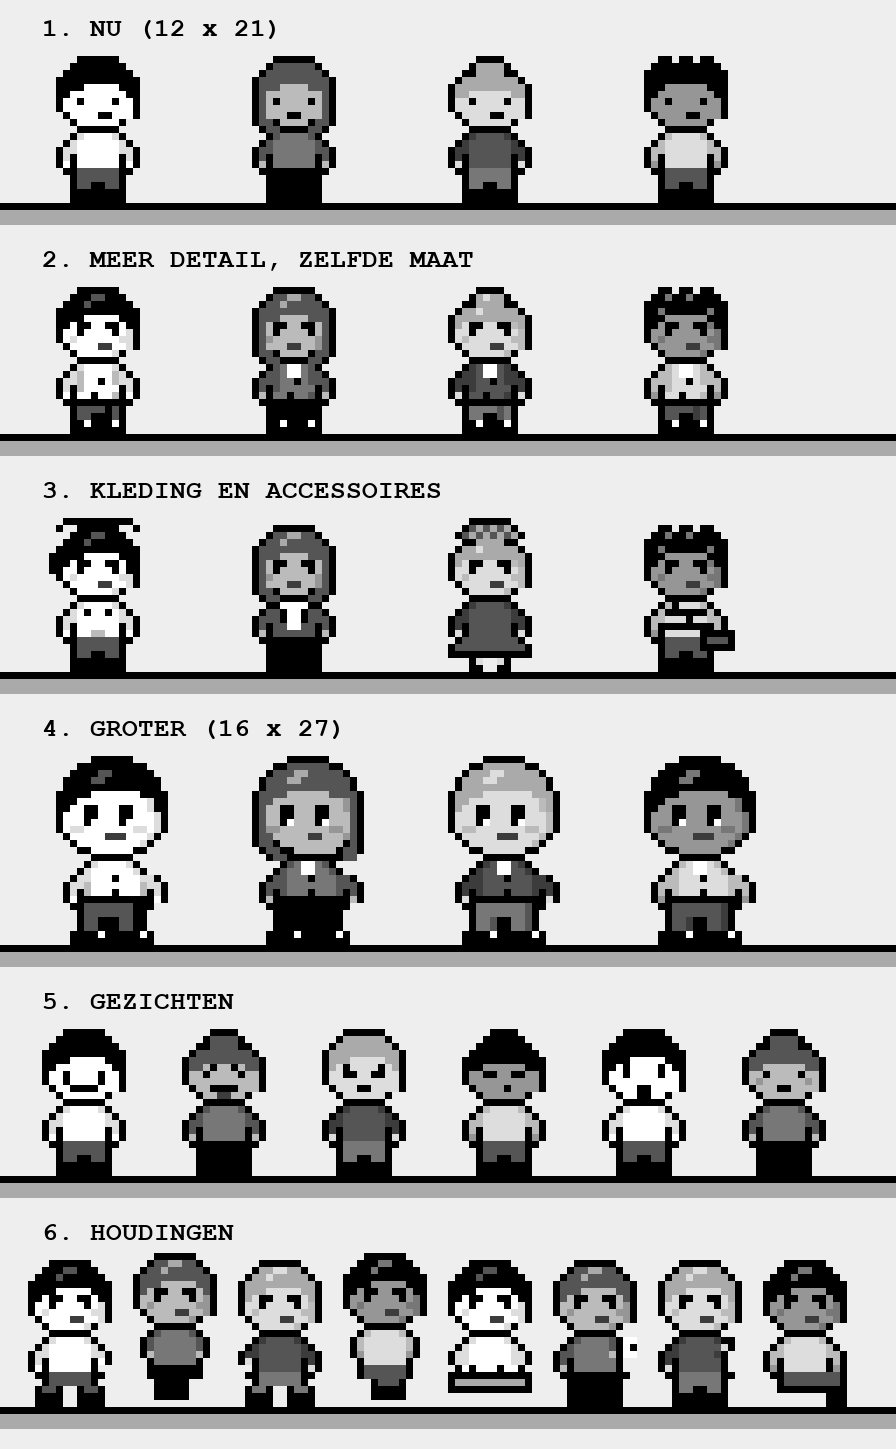

Generate this figure with Python:
# Mockup: options for more detailed bitizens. python3 dev/mockup/people.py -> dev/mockup/people.png
from PIL import Image, ImageDraw, ImageFont
import os
G = {'W': 255, 'P': 221, 'L': 170, 'M': 119, 'D': 85, 'K': 0}
SC = 7

def person(colors):
    c = dict(o=0, e=0, k=0, K=0, w=255, W=255, m=60)
    c.update(colors); return c

def spr(img, rows, x, y, pal, flip=False):
    px = img.load()
    for j, row in enumerate(rows):
        r = row[::-1] if flip else row
        for i, ch in enumerate(r):
            if ch == '.' or ch not in pal: continue
            v = pal[ch]
            for a in range(SC):
                for b in range(SC):
                    px[(x + i) * SC + a, (y + j) * SC + b] = (v, v, v)

def check(rows, w):
    for r in rows: assert len(r) == w, (r, len(r), w)

# ---------------------------------------------------------------- 1. now
HEAD = {
 'short': ['...oooooo...', '..ohhhhhho..', '.ohhhhhhhho.', 'ohhhhhhhhhho', 'ohhhssssshho', 'ohssssssssho', 'ossessssesso', 'osssssssssso', '.ossssoossso', '..osssssso..', '...oooooo...'],
 'long': ['...oooooo...', '..ohhhhhho..', '.ohhhhhhhho.', 'ohhhhhhhhhho', 'ohhhsssshhho', 'ohssssssssho', 'ohsessssesho', 'ohssssssssho', 'ohsssoosssho', 'ohhossssohho', '.ohhoooohho.'],
 'bun': ['....oooo....', '...ohhhho...', '..oohhhhoo..', '.ohhhhhhhho.', 'ohhhhhhhhhho', 'ohhsssssshho', 'ossessssesso', 'osssssssssso', '.ossssoossso', '..osssssso..', '...oooooo...'],
 'curly': ['..oo.oo.oo..', '.ohhohhohho.', 'ohhhhhhhhhho', 'ohhhhhhhhhho', 'ohhsssssshho', 'ohssssssssho', 'ossessssesso', 'osssssssssso', '.ossssoossso', '..osssssso..', '...oooooo...'],
}
BODY = ['..oCccccCo..', '.oCccccccCo.', 'oCCccccccCCo', 'oCoccccccoCo', 'osoccccccoso', '.ooppppppoo.', '..oppppppo..', '..oppooppo..', '..offooffo..', '..oooooooo..']

# ---------------------------------------------------------------- 2. more detail, same size (12 x 21)
HEAD2 = {
 'short': ['...oooooo...', '..ohhHHhho..', '.ohhHhhhhho.', 'ohhhhhhhhhho', 'ohhhssssshho', 'ohskksskksho', 'ossessssesSo', 'osbssssssbSo', '.ossssmmssSo', '..osssssSo..', '...oooooo...'],
 'long': ['...oooooo...', '..ohhHHhho..', '.ohhHhhhhho.', 'ohhhhhhhhhho', 'ohhhsssshhho', 'ohskksskksho', 'ohsessssesho', 'ohbssssssbho', 'ohsssmmssSho', 'ohhossssohho', '.ohhoooohho.'],
 'bun': ['....oooo....', '...ohHhho...', '..oohhhhoo..', '.ohhHhhhhho.', 'ohhhhhhhhhho', 'ohskksskkSho', 'ossessssesSo', 'osbssssssbSo', '.ossssmmssSo', '..osssssSo..', '...oooooo...'],
 'curly': ['..oo.oo.oo..', '.ohHohHohho.', 'ohhhhhhhhhho', 'ohHhhhhhhHho', 'ohhsssssshho', 'ohskksskkSho', 'ossessssesSo', 'osbssssssbSo', '.ossssmmssSo', '..osssssSo..', '...oooooo...'],
}
BODY2 = ['..oCcwwcCo..', '.oCDcwwcDCo.', 'oCCDcckcDCCo', 'oCoDcccccoCo', 'osocckccDoso', '.ookkkkkkoo.', '..oppppPpo..', '..oppooPpo..', '..ofWoofWo..', '..oooooooo..']

# ---------------------------------------------------------------- 3. clothes and accessories (same size)
HOODIE = ['..oCccccCo..', '.oCcoccocCo.', 'oCCcwccwcCCo', 'oCocwccwcoCo', 'osoccDDccoso', '.ooppppppoo.', '..oppppppo..', '..oppooppo..', '..offooffo..', '..oooooooo..']
BLAZER = ['..oCwwwwCo..', '.oCCwwwwCCo.', 'oCCCkwwkCCCo', 'oCoCCkkCCoCo', 'osoCCCCCCoso', '.ooppppppoo.', '..oppppppo..', '..oppooppo..', '..offooffo..', '..oooooooo..']
DRESS = ['..oCccccCo..', '.oCccccccCo.', 'oCCccccccCCo', 'oCoccccccoCo', 'osocccccco so'.replace(' ', ''), '.occcccccco.', 'occcccccccco', 'oooooooooooo', '...os..so...', '...of..fo...']
STRIPES = ['..oCccccCo..', '.oCkkkkkkCo.', 'oCCccccccCCo', 'oCokkkkkkoCo', 'osoccccccoso', '.ooppppppoo.', '..oppppppo..', '..oppooppo..', '..offooffo..', '..oooooooo..']
for b in (HOODIE, BLAZER, DRESS, STRIPES): check(b, 12)

# ---------------------------------------------------------------- 4. bigger: 16 x 28
HEAD4 = ['.....oooooo.....', '...oohhhhhhoo...', '..ohhhHHhhhhho..', '.ohhhHHhhhhhhho.', '.ohhhhhhhhhhhho.', 'ohhhhssssssshhho', 'ohhssssssssssSho', 'ohsskkssskkssSho', 'osssKKsssKKsssSo', 'osssKWsssKWsssSo', 'osbbsssssssbbsSo', '.osssssmmmsssSo.', '..osssssssssSo..', '...oossssssoo...', '.....oooooo.....']
HEAD4L = ['.....oooooo.....', '...oohhhhhhoo...', '..ohhhHHhhhhho..', '.ohhhHHhhhhhhho.', '.ohhhhhhhhhhhho.', 'ohhhhsssssshhhho', 'ohhssssssssssSho', 'ohsskkssskkssSho', 'ohssKKsssKKsssho', 'ohssKWsssKWsssho', 'ohbbsssssssbbsho', 'ohhsssssmmsssSho', 'ohhosssssssssoho', '.ohhoossssssohho', '..ohhoooooooohh.']
BODY4 = ['....oCcwwcCo....', '...oCccwwccCo...', '..oCCcccKcccCCo.', '.oCCDcccccccDCCo', '.oCoDcccKcccDoCo', '.osoKKKKKKKKKoso', '..oopppppppPoo..', '...opppppppPo...', '...oppPooppPo...', '...oppPooppPo...', '..offfWoofffWo..', '..oooooooooooo..']
for h in (HEAD4, HEAD4L): check(h, 16)
check(BODY4, 16)

# ---------------------------------------------------------------- 5. faces (on the current head)
def face(rows, kind):
    r = [list(x) for x in rows]
    def put(i, j, ch): r[j][i] = ch
    for i in range(3, 9):
        for j in (6, 7, 8):
            if r[j][i] in 'eo': r[j][i] = 's'
    if kind == 'smile': [put(i, 6, 'e') for i in (3, 8)]; [put(i, 8, 'o') for i in (4, 5, 6, 7)]; put(3, 7, 'o'); put(8, 7, 'o')
    if kind == 'laugh': [put(i, 6, 'o') for i in (2, 3, 8, 9)] if False else None; put(3, 6, 'o'); put(4, 5, 'o'); put(8, 6, 'o'); put(7, 5, 'o'); [put(i, 8, 'o') for i in (4, 5, 6, 7)]; put(5, 9, 'm'); put(6, 9, 'm')
    if kind == 'angry': put(3, 5, 'o'); put(4, 6, 'o'); put(8, 5, 'o'); put(7, 6, 'o'); put(3, 6, 'e'); put(8, 6, 'e'); [put(i, 8, 'o') for i in (5, 6)]
    if kind == 'sleepy': [put(i, 6, 'o') for i in (3, 4, 7, 8)]; put(6, 8, 'o')
    if kind == 'shock': put(3, 6, 'e'); put(8, 6, 'e'); put(3, 5, 'o'); put(8, 5, 'o'); [put(i, j, 'o') for i in (5, 6) for j in (8, 9)]
    if kind == 'love': put(3, 6, 'o'); put(8, 6, 'o'); put(2, 7, 'b'); put(9, 7, 'b'); [put(i, 8, 'o') for i in (5, 6)]
    return [''.join(x) for x in r]

# ---------------------------------------------------------------- the sheet
people = [
  person(dict(h=0, H=85, s=255, S=221, c=255, C=221, D=187, p=85, P=0, f=0, b=221)),
  person(dict(h=85, H=170, s=187, S=150, c=119, C=85, D=85, p=0, P=0, f=0, b=150)),
  person(dict(h=170, H=221, s=221, S=187, c=85, C=60, D=60, p=119, P=85, f=0, b=187)),
  person(dict(h=0, H=119, s=150, S=119, c=221, C=187, D=187, p=85, P=60, f=0, b=119)),
]
heads = ['short', 'long', 'bun', 'curly']
W, H = 128, 236
img = Image.new('RGB', (W * SC, H * SC), (238, 238, 238))
d = ImageDraw.Draw(img)
try: font = ImageFont.truetype('/System/Library/Fonts/Supplemental/Courier New Bold.ttf', 26)
except Exception: font = ImageFont.load_default()
def label(y, s): d.text((6 * SC, y * SC), s, fill=(0, 0, 0), font=font)
def floor(y): d.rectangle([0, y * SC, W * SC, (y + 1) * SC], fill=(0, 0, 0)); d.rectangle([0, (y + 1) * SC, W * SC, (y + 3) * SC], fill=(170, 170, 170))

y = 2
label(y, '1. NU (12 x 21)'); y += 6
for k in range(4): spr(img, HEAD[heads[k]], 8 + k * 28, y, people[k]); spr(img, BODY, 8 + k * 28, y + 11, people[k])
floor(y + 21); y += 27

label(y, '2. MEER DETAIL, ZELFDE MAAT'); y += 6
for k in range(4): spr(img, HEAD2[heads[k]], 8 + k * 28, y, people[k]); spr(img, BODY2, 8 + k * 28, y + 11, people[k])
floor(y + 21); y += 27

label(y, '3. KLEDING EN ACCESSOIRES'); y += 7
outfits = [HOODIE, BLAZER, DRESS, STRIPES]
for k in range(4):
    x = 8 + k * 28
    spr(img, HEAD2[heads[k]], x, y, people[k]); spr(img, outfits[k], x, y + 11, people[k])
# accessories on top: headphones, lanyard, beanie, bag strap
pk = dict(K=0, W=255, L=170, D=85)
spr(img, ['.KKKKKKKKKK.', 'K..........K'], 8, y - 1, pk); spr(img, ['KK', 'KK', 'KK'], 7, y + 4, pk); spr(img, ['KK', 'KK', 'KK'], 18, y + 4, pk)          # headphones
spr(img, ['K....K', '.K..K.', '..WW..', '..WW..'], 8 + 28 + 3, y + 11, pk)                                                          # lanyard
spr(img, ['...KKKKKK...', '..KDLDLDLK..', '.KDLDLDLDLK.'], 8 + 56, y - 1, pk)                                                       # beanie
spr(img, ['K.........', '.K........', '..K.......', '...K......', '....KKKKK.', '....KDDDK.', '....KKKKK.'], 8 + 84 + 4, y + 11, pk)  # bag
floor(y + 21); y += 27

label(y, '4. GROTER (16 x 27)'); y += 6
for k in range(4): x = 8 + k * 28; hd = HEAD4L if heads[k] == 'long' else HEAD4; spr(img, hd, x, y, people[k]); spr(img, BODY4, x, y + 15, people[k])
floor(y + 27); y += 33

label(y, '5. GEZICHTEN'); y += 6
for k, kind in enumerate(['smile', 'laugh', 'angry', 'sleepy', 'shock', 'love']):
    x = 6 + k * 20; p = people[k % 4]
    spr(img, face(HEAD['short'] if k % 2 == 0 else HEAD['bun'], kind), x, y, p); spr(img, BODY, x, y + 11, p)
floor(y + 21); y += 27

label(y, '6. HOUDINGEN'); y += 6
WALKA = ['..oCccccCo..', '.oCccccccCo.', 'oCCccccccCCo', 'oCoccccccoso', 'osocccccco..', '.ooppppppoo.', '..oppppppo..', '.oppo..oppo.', '.offo..offo.', '.oooo..oooo.']
PASS = ['..oCccccCo..', '.oCccccccCo.', '.oCccccccCo.', '.osccccccso.', '..occcccco..', '..oppppppo..', '..oppppppo..', '...opppo....', '...offfo....', '...ooooo....']
TYPE = ['..oCccccCo..', '.oCccccccCo.', 'oCCccccccCCo', 'oCCccccccCCo', '.osocccosso.', '..ooooooo...', '............', '............', '............', '............']
COFFEE = ['..oCccccCoWW', '.oCcccccCoWk', 'oCCcccccsoWW', 'oCocccccco..', 'osocccccco..', '.ooppppppoo.', '..oppppppo..', '..oppooppo..', '..offooffo..', '..oooooooo..']
PHONE = ['..oCccccCok.', '.oCccccccsk.', 'oCCcccccCo..', 'oCocccccco..', 'osocccccco..', '.ooppppppoo.', '..oppppppo..', '..oppooppo..', '..offooffo..', '..oooooooo..']
SIT = ['..oCccccCo..', '.oCccccccCo.', 'oCCccccccCCo', 'oCoccccccoCo', 'osoccccccoso', '.ooppppppppo', '..oppppppppo', '..oooooooofo', '.........ofo', '.........ooo']
for b in (WALKA, PASS, TYPE, COFFEE, PHONE, SIT): check(b, 12)
poses = [(WALKA, False, 0), (PASS, False, -1), (WALKA, True, 0), (PASS, True, -1), (TYPE, False, 0), (COFFEE, False, 0), (PHONE, False, 0), (SIT, False, 0)]
for k, (bd, fl, dy) in enumerate(poses):
    x = 4 + k * 15; p = people[k % 4]
    spr(img, HEAD2['short'], x, y + dy, p); spr(img, bd, x, y + 11 + dy, p, fl)
    if bd is TYPE: spr(img, ['KKKKKKKKKKKK', 'KLLLLLLLLLLK', 'KKKKKKKKKKKK'], x, y + 16, pk)
floor(y + 21); y += 27

img = img.crop((0, 0, W * SC, y * SC))
out = os.path.join(os.path.dirname(__file__), 'people.png'); img.save(out); print(out, img.size)
